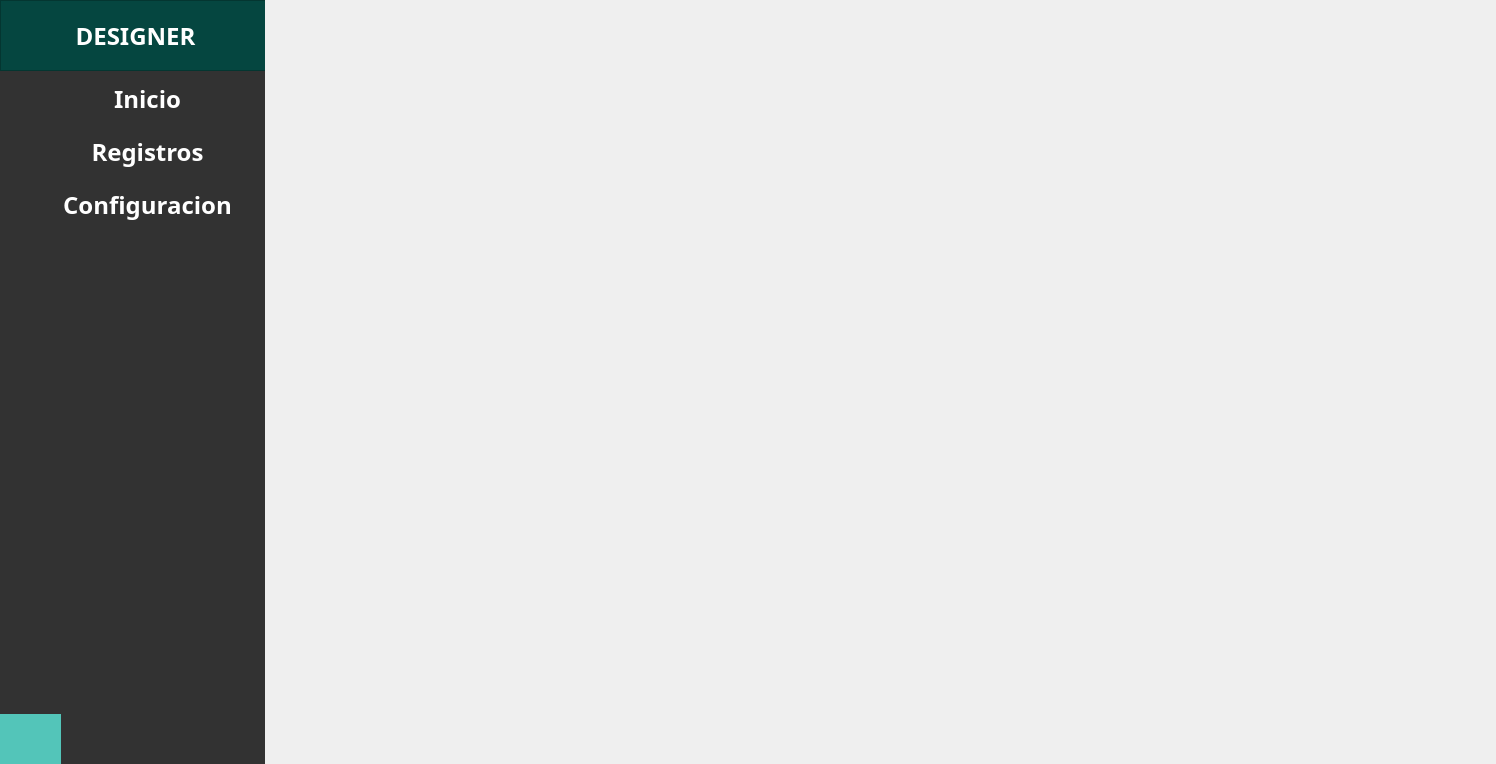
<?xml version="1.0" encoding="UTF-8"?>
<ui version="4.0">
 <class>MainWindow</class>
 <widget class="QMainWindow" name="MainWindow">
  <property name="geometry">
   <rect>
    <x>0</x>
    <y>0</y>
    <width>1496</width>
    <height>764</height>
   </rect>
  </property>
  <property name="windowTitle">
   <string>MainWindow</string>
  </property>
  <property name="styleSheet">
   <string notr="true">*{
	font-family: century gothic;
	font-size: 24px;
}</string>
  </property>
  <widget class="QWidget" name="centralwidget">
   <layout class="QHBoxLayout" name="horizontalLayout_2">
    <property name="leftMargin">
     <number>0</number>
    </property>
    <property name="topMargin">
     <number>0</number>
    </property>
    <property name="rightMargin">
     <number>0</number>
    </property>
    <property name="bottomMargin">
     <number>0</number>
    </property>
    <item>
     <widget class="QWidget" name="leftMenu" native="true">
      <property name="minimumSize">
       <size>
        <width>265</width>
        <height>0</height>
       </size>
      </property>
      <property name="maximumSize">
       <size>
        <width>265</width>
        <height>16777215</height>
       </size>
      </property>
      <property name="font">
       <font>
        <family>century gothic</family>
        <pointsize>-1</pointsize>
        <weight>75</weight>
        <bold>true</bold>
       </font>
      </property>
      <property name="styleSheet">
       <string notr="true">QWidget{
	color: white;
	font-weight: bold;
	background-color:#323232;
}

QPushButton{
	border:none;
	padding-left: 30px;
	background-repeat: none;
}

QPushButton:hover {
	background-color:#53C5B9;
}

#btn_inicio{
	background-image: url(:/icon/resource/home.png);
}

#btn_registros
{
	background-image: url(:/icon/resource/user.png);
}

#btn_configuracion
{
	background-image: url(:/icon/resource/console.png);
}

#btn_conf
{
background-color:#53C5B9;
	background-image: url(:/icon/resource/console.png);
}</string>
      </property>
      <layout class="QVBoxLayout" name="verticalLayout">
       <property name="spacing">
        <number>3</number>
       </property>
       <property name="leftMargin">
        <number>0</number>
       </property>
       <property name="topMargin">
        <number>0</number>
       </property>
       <property name="rightMargin">
        <number>0</number>
       </property>
       <property name="bottomMargin">
        <number>0</number>
       </property>
       <item>
        <widget class="QFrame" name="frame">
         <property name="minimumSize">
          <size>
           <width>271</width>
           <height>71</height>
          </size>
         </property>
         <property name="styleSheet">
          <string notr="true">background-color: #054640;</string>
         </property>
         <property name="frameShape">
          <enum>QFrame::StyledPanel</enum>
         </property>
         <property name="frameShadow">
          <enum>QFrame::Raised</enum>
         </property>
         <layout class="QVBoxLayout" name="verticalLayout_2">
          <item>
           <widget class="QLabel" name="label">
            <property name="text">
             <string>DESIGNER</string>
            </property>
            <property name="alignment">
             <set>Qt::AlignCenter</set>
            </property>
           </widget>
          </item>
         </layout>
        </widget>
       </item>
       <item>
        <widget class="QPushButton" name="btn_inicio">
         <property name="minimumSize">
          <size>
           <width>0</width>
           <height>50</height>
          </size>
         </property>
         <property name="maximumSize">
          <size>
           <width>16777215</width>
           <height>50</height>
          </size>
         </property>
         <property name="font">
          <font>
           <family>century gothic</family>
           <pointsize>-1</pointsize>
           <weight>75</weight>
           <bold>true</bold>
          </font>
         </property>
         <property name="cursor">
          <cursorShape>PointingHandCursor</cursorShape>
         </property>
         <property name="styleSheet">
          <string notr="true"/>
         </property>
         <property name="text">
          <string>Inicio</string>
         </property>
         <property name="iconSize">
          <size>
           <width>50</width>
           <height>50</height>
          </size>
         </property>
         <property name="flat">
          <bool>true</bool>
         </property>
        </widget>
       </item>
       <item>
        <widget class="QPushButton" name="btn_registros">
         <property name="minimumSize">
          <size>
           <width>0</width>
           <height>50</height>
          </size>
         </property>
         <property name="maximumSize">
          <size>
           <width>16777215</width>
           <height>50</height>
          </size>
         </property>
         <property name="font">
          <font>
           <family>century gothic</family>
           <pointsize>-1</pointsize>
           <weight>75</weight>
           <bold>true</bold>
          </font>
         </property>
         <property name="cursor">
          <cursorShape>PointingHandCursor</cursorShape>
         </property>
         <property name="styleSheet">
          <string notr="true"/>
         </property>
         <property name="text">
          <string>Registros</string>
         </property>
         <property name="iconSize">
          <size>
           <width>50</width>
           <height>50</height>
          </size>
         </property>
         <property name="flat">
          <bool>true</bool>
         </property>
        </widget>
       </item>
       <item>
        <widget class="QPushButton" name="btn_configuracion">
         <property name="minimumSize">
          <size>
           <width>0</width>
           <height>50</height>
          </size>
         </property>
         <property name="maximumSize">
          <size>
           <width>16777215</width>
           <height>50</height>
          </size>
         </property>
         <property name="font">
          <font>
           <family>century gothic</family>
           <pointsize>-1</pointsize>
           <weight>75</weight>
           <bold>true</bold>
          </font>
         </property>
         <property name="cursor">
          <cursorShape>PointingHandCursor</cursorShape>
         </property>
         <property name="styleSheet">
          <string notr="true"/>
         </property>
         <property name="text">
          <string>Configuracion</string>
         </property>
         <property name="iconSize">
          <size>
           <width>50</width>
           <height>50</height>
          </size>
         </property>
         <property name="flat">
          <bool>true</bool>
         </property>
        </widget>
       </item>
       <item>
        <spacer name="verticalSpacer">
         <property name="orientation">
          <enum>Qt::Vertical</enum>
         </property>
         <property name="sizeHint" stdset="0">
          <size>
           <width>20</width>
           <height>40</height>
          </size>
         </property>
        </spacer>
       </item>
       <item>
        <layout class="QHBoxLayout" name="horizontalLayout">
         <property name="spacing">
          <number>0</number>
         </property>
         <item>
          <widget class="QPushButton" name="btn_conf">
           <property name="minimumSize">
            <size>
             <width>61</width>
             <height>50</height>
            </size>
           </property>
           <property name="maximumSize">
            <size>
             <width>61</width>
             <height>50</height>
            </size>
           </property>
           <property name="font">
            <font>
             <family>century gothic</family>
             <pointsize>-1</pointsize>
             <weight>75</weight>
             <bold>true</bold>
            </font>
           </property>
           <property name="styleSheet">
            <string notr="true"/>
           </property>
           <property name="text">
            <string/>
           </property>
           <property name="iconSize">
            <size>
             <width>50</width>
             <height>50</height>
            </size>
           </property>
           <property name="flat">
            <bool>true</bool>
           </property>
          </widget>
         </item>
         <item>
          <spacer name="horizontalSpacer">
           <property name="orientation">
            <enum>Qt::Horizontal</enum>
           </property>
           <property name="sizeHint" stdset="0">
            <size>
             <width>40</width>
             <height>20</height>
            </size>
           </property>
          </spacer>
         </item>
        </layout>
       </item>
      </layout>
     </widget>
    </item>
    <item>
     <widget class="QScrollArea" name="contenedor">
      <property name="frameShape">
       <enum>QFrame::NoFrame</enum>
      </property>
      <property name="frameShadow">
       <enum>QFrame::Sunken</enum>
      </property>
      <property name="lineWidth">
       <number>1</number>
      </property>
      <property name="widgetResizable">
       <bool>true</bool>
      </property>
      <property name="alignment">
       <set>Qt::AlignLeading|Qt::AlignLeft|Qt::AlignVCenter</set>
      </property>
      <widget class="QWidget" name="contenedorDeCartasScrollW">
       <property name="geometry">
        <rect>
         <x>0</x>
         <y>0</y>
         <width>1224</width>
         <height>764</height>
        </rect>
       </property>
      </widget>
     </widget>
    </item>
   </layout>
  </widget>
 </widget>
 <resources/>
 <connections/>
</ui>
